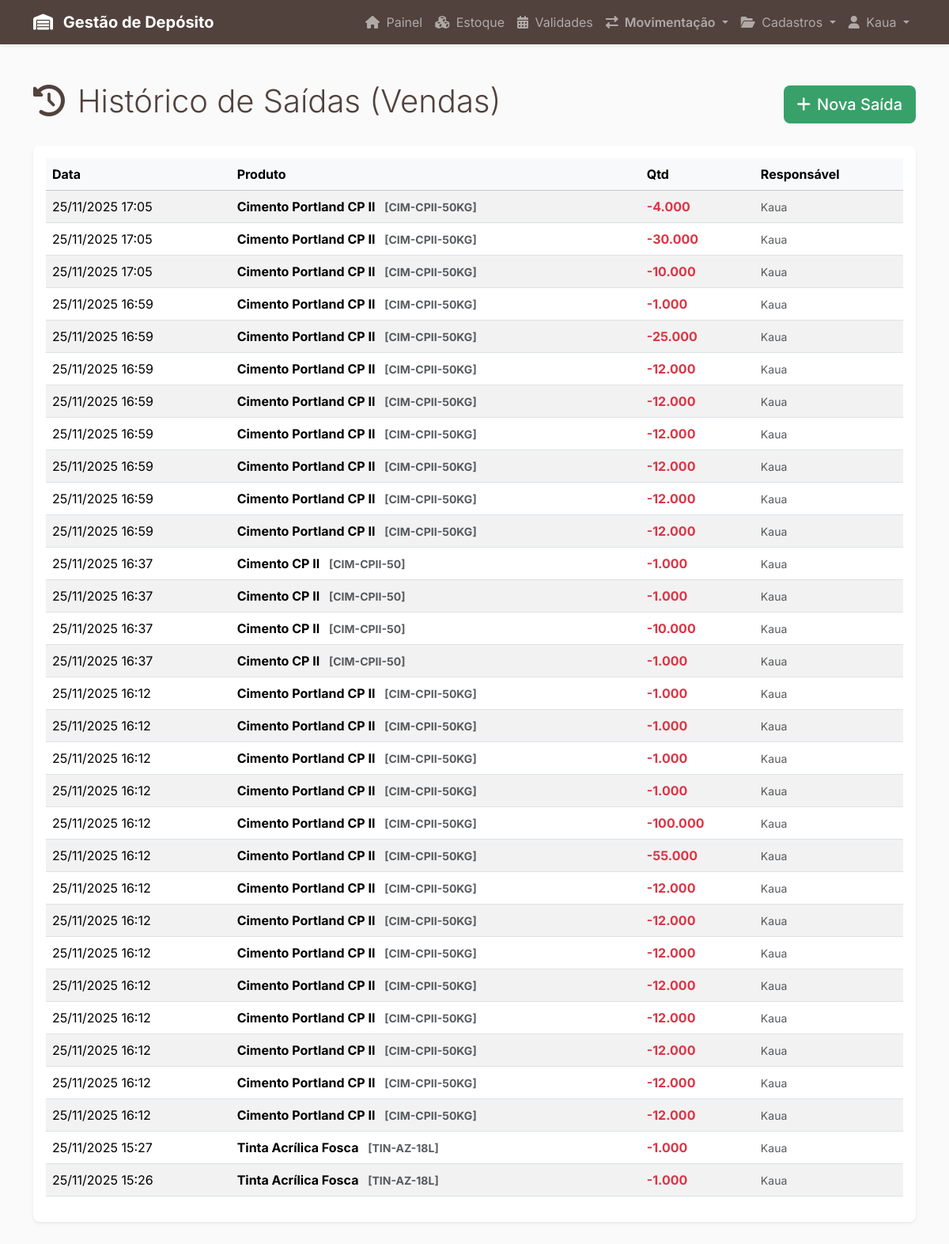
Screenshot of /saida/index.php (signed in) with the database file from the repository.
### tables this page shows
CREATE TABLE `movimentacoes_estoque` (
  `id` bigint(20) NOT NULL,
  `id_lote` int(11) NOT NULL COMMENT 'Qual lote foi afetado',
  `id_usuario` int(11) NOT NULL COMMENT 'Quem realizou a movimentação',
  `tipo_movimento` enum('entrada_compra','saida_venda','ajuste_perda','ajuste_inventario','transferencia') NOT NULL,
  `quantidade` decimal(10,3) NOT NULL COMMENT 'Quantidade movimentada (Positiva para entradas, Negativa para saídas/perdas)',
  `data_movimento` datetime NOT NULL DEFAULT current_timestamp(),
  `id_documento_referencia` varchar(100) DEFAULT NULL COMMENT 'ID da Nota Fiscal (entrada) ou Pedido de Venda (saída)',
  `observacao` text DEFAULT NULL
);

CREATE TABLE `produtos` (
  `id` int(11) NOT NULL,
  `id_categoria` int(11) NOT NULL,
  `nome` varchar(255) NOT NULL COMMENT 'Nome base do produto (Ex: Tinta Acrílica Standard)',
  `descricao` text DEFAULT NULL
);

CREATE TABLE `itens_sku` (
  `id` int(11) NOT NULL,
  `id_produto` int(11) NOT NULL COMMENT 'Referência ao produto "molde"',
  `id_unidade_medida` int(11) NOT NULL COMMENT 'Unidade de estoque/venda (Ex: Lata 18L, Saco 50kg, m²)',
  `codigo_sku` varchar(100) NOT NULL COMMENT 'Código único (pode ser o código de barras)',
  `peso_bruto_kg` decimal(10,3) DEFAULT NULL COMMENT 'Peso do item para logística',
  `estoque_minimo` decimal(10,3) NOT NULL DEFAULT 0.000 COMMENT 'Nível para disparar alerta de reposição'
);

CREATE TABLE `usuarios` (
  `id` int(11) NOT NULL,
  `nome` varchar(150) NOT NULL,
  `login` varchar(50) NOT NULL,
  `hash_senha` varchar(255) NOT NULL COMMENT 'NUNCA guarde senhas em texto puro',
  `cargo` varchar(50) DEFAULT NULL COMMENT 'Ex: Estoquista, Vendedor, Gerente'
);

### src/saida.php (called while the page is built, shortened)
<?php
function listarUltimasSaidas($limite = 50) {
    $conn = getDBConnection();
    $sql = "SELECT
                m.id,
                m.data_movimento,
                m.quantidade,
                p.nome AS produto_nome,
                sku.codigo_sku,
                u.nome AS usuario_nome
            FROM Movimentacoes_Estoque m
            JOIN Lotes l ON m.id_lote = l.id
            LEFT JOIN Itens_SKU sku ON l.id_item_sku = sku.id
            LEFT JOIN Produtos p ON sku.id_produto = p.id
            LEFT JOIN Usuarios u ON m.id_usuario = u.id
            WHERE m.tipo_movimento = 'saida_venda'
            ORDER BY m.data_movimento DESC
            LIMIT ?";
    $stmt = mysqli_prepare($conn, $sql);
    mysqli_stmt_bind_param($stmt, "i", $limite);
    mysqli_stmt_execute($stmt);
    $resultado = mysqli_stmt_get_result($stmt);
    $saidas = [];
    while ($linha = mysqli_fetch_assoc($resultado)) {
        $saidas[] = $linha;
    }
    return $saidas;
}
?>

### public/saida/index.php (the view, shortened to what this page needs)
<?php
include '../../templates/header.php';
require_once '../../src/saida.php';
$saidas = listarUltimasSaidas();
?>
<div class="container my-5">
    <div class="d-flex justify-content-between align-items-center mb-4">
        <h1 class="display-6 text-marrom-escuro">
            <i class="fas fa-history me-3"></i>Histórico de Saídas (Vendas)
        </h1>
        <a href="nova.php" class="btn btn-lg fw-medium" style="background-color: #38A169; color: white;">
            <i class="fas fa-plus me-2"></i>Nova Saída
        </a>
    </div>
    <div class="card shadow-sm border-0 rounded-3">
        <div class="card-body">
            <div class="table-responsive">
                <table class="table table-striped table-hover align-middle">
                    <thead class="table-light">
                        <tr>
                            <th>Data</th>
                            <th>Produto</th>
                            <th>Qtd</th>
                            <th>Responsável</th>
                        </tr>
                    </thead>
                    <tbody>
                        <?php foreach ($saidas as $s): ?>
                        <tr>
                            <td><?php echo date('d/m/Y H:i', strtotime($s['data_movimento'])); ?></td>
                            <td class="fw-bold">
                                <?php echo htmlspecialchars($s['produto_nome']); ?>
                                <?php if(!empty($s['codigo_sku'])): ?>
                                    <small class="text-muted ms-2">[<?php echo htmlspecialchars($s['codigo_sku']); ?>]</small>
                                <?php endif; ?>
                            </td>
                            <td class="text-danger fw-bold">-<?php echo $s['quantidade']; ?></td>
                            <td class="text-muted small"><?php echo htmlspecialchars($s['usuario_nome']); ?></td>
                        </tr>
                        <?php endforeach; ?>
                    </tbody>
                </table>
            </div>
        </div>
    </div>
</div>
<?php
include '../../templates/footer.php';
?>

### templates/header.php (style rules this page uses)
body { font-family: 'Inter', sans-serif; background-color: #FAFAFA; }
.text-marrom-escuro { color: #51423D; }

### rows the page displays
movimentacoes_estoque: data_movimento "25/11/2025 17:05", produtos.nome "Cimento Portland CP II", itens_sku.codigo_sku "CIM-CPII-50KG", quantidade "4.000", id_usuario.nome "Kaua"
movimentacoes_estoque: data_movimento "25/11/2025 17:05", produtos.nome "Cimento Portland CP II", itens_sku.codigo_sku "CIM-CPII-50KG", quantidade "30.000", id_usuario.nome "Kaua"
movimentacoes_estoque: data_movimento "25/11/2025 17:05", produtos.nome "Cimento Portland CP II", itens_sku.codigo_sku "CIM-CPII-50KG", quantidade "10.000", id_usuario.nome "Kaua"
movimentacoes_estoque: data_movimento "25/11/2025 16:59", produtos.nome "Cimento Portland CP II", itens_sku.codigo_sku "CIM-CPII-50KG", quantidade "1.000", id_usuario.nome "Kaua"
movimentacoes_estoque: data_movimento "25/11/2025 16:59", produtos.nome "Cimento Portland CP II", itens_sku.codigo_sku "CIM-CPII-50KG", quantidade "25.000", id_usuario.nome "Kaua"
movimentacoes_estoque: data_movimento "25/11/2025 16:59", produtos.nome "Cimento Portland CP II", itens_sku.codigo_sku "CIM-CPII-50KG", quantidade "12.000", id_usuario.nome "Kaua"
movimentacoes_estoque: data_movimento "25/11/2025 16:59", produtos.nome "Cimento Portland CP II", itens_sku.codigo_sku "CIM-CPII-50KG", quantidade "12.000", id_usuario.nome "Kaua"
movimentacoes_estoque: data_movimento "25/11/2025 16:59", produtos.nome "Cimento Portland CP II", itens_sku.codigo_sku "CIM-CPII-50KG", quantidade "12.000", id_usuario.nome "Kaua"
movimentacoes_estoque: data_movimento "25/11/2025 16:59", produtos.nome "Cimento Portland CP II", itens_sku.codigo_sku "CIM-CPII-50KG", quantidade "12.000", id_usuario.nome "Kaua"
movimentacoes_estoque: data_movimento "25/11/2025 16:59", produtos.nome "Cimento Portland CP II", itens_sku.codigo_sku "CIM-CPII-50KG", quantidade "12.000", id_usuario.nome "Kaua"
movimentacoes_estoque: data_movimento "25/11/2025 16:59", produtos.nome "Cimento Portland CP II", itens_sku.codigo_sku "CIM-CPII-50KG", quantidade "12.000", id_usuario.nome "Kaua"
movimentacoes_estoque: data_movimento "25/11/2025 16:37", produtos.nome "Cimento CP II", itens_sku.codigo_sku "CIM-CPII-50", quantidade "1.000", id_usuario.nome "Kaua"
movimentacoes_estoque: data_movimento "25/11/2025 16:37", produtos.nome "Cimento CP II", itens_sku.codigo_sku "CIM-CPII-50", quantidade "1.000", id_usuario.nome "Kaua"
movimentacoes_estoque: data_movimento "25/11/2025 16:37", produtos.nome "Cimento CP II", itens_sku.codigo_sku "CIM-CPII-50", quantidade "10.000", id_usuario.nome "Kaua"
movimentacoes_estoque: data_movimento "25/11/2025 16:37", produtos.nome "Cimento CP II", itens_sku.codigo_sku "CIM-CPII-50", quantidade "1.000", id_usuario.nome "Kaua"
movimentacoes_estoque: data_movimento "25/11/2025 16:12", produtos.nome "Cimento Portland CP II", itens_sku.codigo_sku "CIM-CPII-50KG", quantidade "1.000", id_usuario.nome "Kaua"
movimentacoes_estoque: data_movimento "25/11/2025 16:12", produtos.nome "Cimento Portland CP II", itens_sku.codigo_sku "CIM-CPII-50KG", quantidade "1.000", id_usuario.nome "Kaua"
movimentacoes_estoque: data_movimento "25/11/2025 16:12", produtos.nome "Cimento Portland CP II", itens_sku.codigo_sku "CIM-CPII-50KG", quantidade "1.000", id_usuario.nome "Kaua"
movimentacoes_estoque: data_movimento "25/11/2025 16:12", produtos.nome "Cimento Portland CP II", itens_sku.codigo_sku "CIM-CPII-50KG", quantidade "1.000", id_usuario.nome "Kaua"
movimentacoes_estoque: data_movimento "25/11/2025 16:12", produtos.nome "Cimento Portland CP II", itens_sku.codigo_sku "CIM-CPII-50KG", quantidade "100.000", id_usuario.nome "Kaua"
movimentacoes_estoque: data_movimento "25/11/2025 16:12", produtos.nome "Cimento Portland CP II", itens_sku.codigo_sku "CIM-CPII-50KG", quantidade "55.000", id_usuario.nome "Kaua"
movimentacoes_estoque: data_movimento "25/11/2025 16:12", produtos.nome "Cimento Portland CP II", itens_sku.codigo_sku "CIM-CPII-50KG", quantidade "12.000", id_usuario.nome "Kaua"
movimentacoes_estoque: data_movimento "25/11/2025 16:12", produtos.nome "Cimento Portland CP II", itens_sku.codigo_sku "CIM-CPII-50KG", quantidade "12.000", id_usuario.nome "Kaua"
movimentacoes_estoque: data_movimento "25/11/2025 16:12", produtos.nome "Cimento Portland CP II", itens_sku.codigo_sku "CIM-CPII-50KG", quantidade "12.000", id_usuario.nome "Kaua"
movimentacoes_estoque: data_movimento "25/11/2025 16:12", produtos.nome "Cimento Portland CP II", itens_sku.codigo_sku "CIM-CPII-50KG", quantidade "12.000", id_usuario.nome "Kaua"
movimentacoes_estoque: data_movimento "25/11/2025 16:12", produtos.nome "Cimento Portland CP II", itens_sku.codigo_sku "CIM-CPII-50KG", quantidade "12.000", id_usuario.nome "Kaua"
movimentacoes_estoque: data_movimento "25/11/2025 16:12", produtos.nome "Cimento Portland CP II", itens_sku.codigo_sku "CIM-CPII-50KG", quantidade "12.000", id_usuario.nome "Kaua"
movimentacoes_estoque: data_movimento "25/11/2025 16:12", produtos.nome "Cimento Portland CP II", itens_sku.codigo_sku "CIM-CPII-50KG", quantidade "12.000", id_usuario.nome "Kaua"
movimentacoes_estoque: data_movimento "25/11/2025 16:12", produtos.nome "Cimento Portland CP II", itens_sku.codigo_sku "CIM-CPII-50KG", quantidade "12.000", id_usuario.nome "Kaua"
movimentacoes_estoque: data_movimento "25/11/2025 15:27", produtos.nome "Tinta Acrílica Fosca", itens_sku.codigo_sku "TIN-AZ-18L", quantidade "1.000", id_usuario.nome "Kaua"
movimentacoes_estoque: data_movimento "25/11/2025 15:26", produtos.nome "Tinta Acrílica Fosca", itens_sku.codigo_sku "TIN-AZ-18L", quantidade "1.000", id_usuario.nome "Kaua"

### other values shown
$_SESSION['user_name'] "Kaua"
